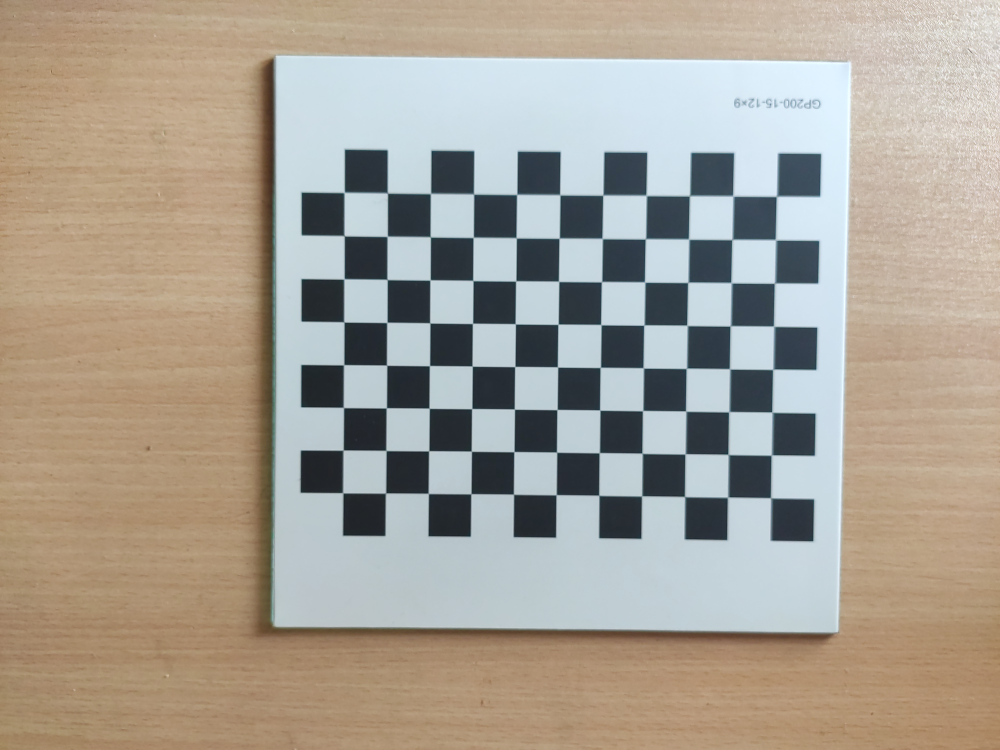
#> input picture serverV2/chessboard_6/chessboard6a.jpg, 4000 x 3000 px (shown at 1/4 size); its folder holds 4 pictures in this run
$ python calibrate_camera_test.py
#> lines starting #> are read from the running program, lines starting #| are printed output that depends on the picture
import cv2
import numpy as np
import glob

# [45 lines of commented-out code are left out]

# [45 lines left out: function obthomography, not called in this run]

# 设置寻找亚像素角点的参数，采用的停止准则是最大循环次数30和最大误差容限0.001
if __name__ == '__main__':
    criteria = (cv2.TERM_CRITERIA_MAX_ITER | cv2.TERM_CRITERIA_EPS, 30, 0.001)

    # [5 lines of commented-out code are left out]
    objp = np.zeros((11 * 8, 3), np.float32)
    objp[:, :2] = np.mgrid[0:11, 0:8].T.reshape(-1, 2)
    obj_points = []  # 存储3D点
    img_points = []  # 存储2D点


    images = glob.glob(R'D:\Courses\IPP\serverV2\chessboard_6\chessboard6*.jpg')
    print("load the pictures!")
    i = 0
    size_all = 0
    file1 = images[0]
    img_1 = cv2.imread(file1)
#> img_1 is the input picture: shape (3000, 4000, 3); mean B, G, R 148.8, 160.5, 168.1
    gray_1 = cv2.cvtColor(img_1, cv2.COLOR_BGR2GRAY)
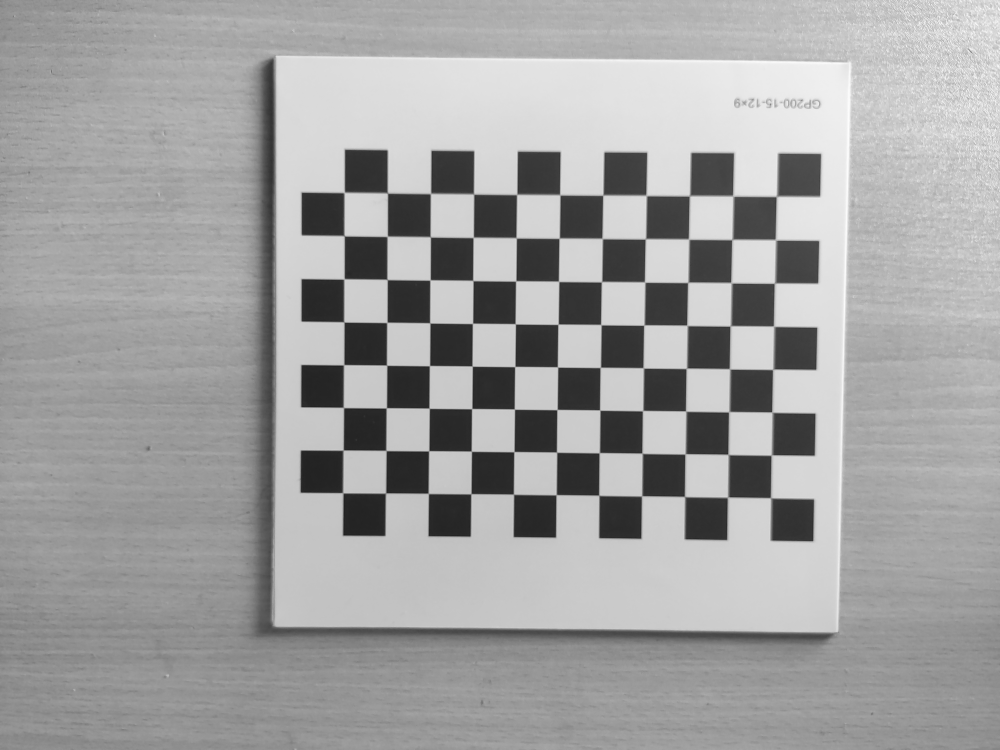
#> gray_1: shape (3000, 4000) (shown at 1/4 size); min 16, max 255, mean 161.5
    size_all = gray_1.shape[::-1]
#> size_all = (4000, 3000)
    for fname in images:
        img = cv2.imread(fname)
        gray = cv2.cvtColor(img, cv2.COLOR_BGR2GRAY)
        size = gray.shape[::-1]
#> size = (4000, 3000)
        #ret, corners = cv2.findChessboardCorners(gray, (13, 11), None)
        #ret, corners = cv2.findChessboardCorners(gray, (5, 5), None)
        ret, corners = cv2.findChessboardCorners(gray, (11, 8), None)
#> ret = True; corners = 88 rows, first 8: [3083.2, 1991.3], [2910.1, 1988.9], [2740.2, 1985.1], [2566.8, 1982.9], [2395, 1984], [2224.9, 1978.6], [2055, 1978], [1885, 1976]
        print(corners)
#> (printed output is left out)
        print("find chessboard corners!")

        if ret:

            obj_points.append(objp)

            corners2 = cv2.cornerSubPix(gray, corners, (5, 5), (-1, -1), criteria)  # 在原角点的基础上寻找亚像素角点
#> corners2 = 88 rows, first 8: [3082.1, 1990.4], [2908.9, 1990.9], [2737.5, 1986.3], [2565.4, 1985.8], [2395.6, 1981.3], [2226.7, 1978.6], [2054.4, 1977.2], [1885.7, 1975.7]
            #print(corners2)
            if [corners2]:
                img_points.append(corners2)
            else:
                img_points.append(corners)

            #cv2.drawChessboardCorners(img, (13, 11), corners, ret)  # 记住，OpenCV的绘制函数一般无返回值
            # cv2.drawChessboardCorners(img, (5, 5), corners, ret)
            cv2.drawChessboardCorners(img, (11, 8), corners, ret)
            i+=1;
            print("find corner_sub_pix!")
            #cv2.imwrite('conimg'+str(i)+'.jpg', img)
            cv2.imwrite('conimg_6_' + str(i) + '.jpg', img)
            cv2.waitKey(1500)
#> pass 2 of the loop `for fname in images:`:
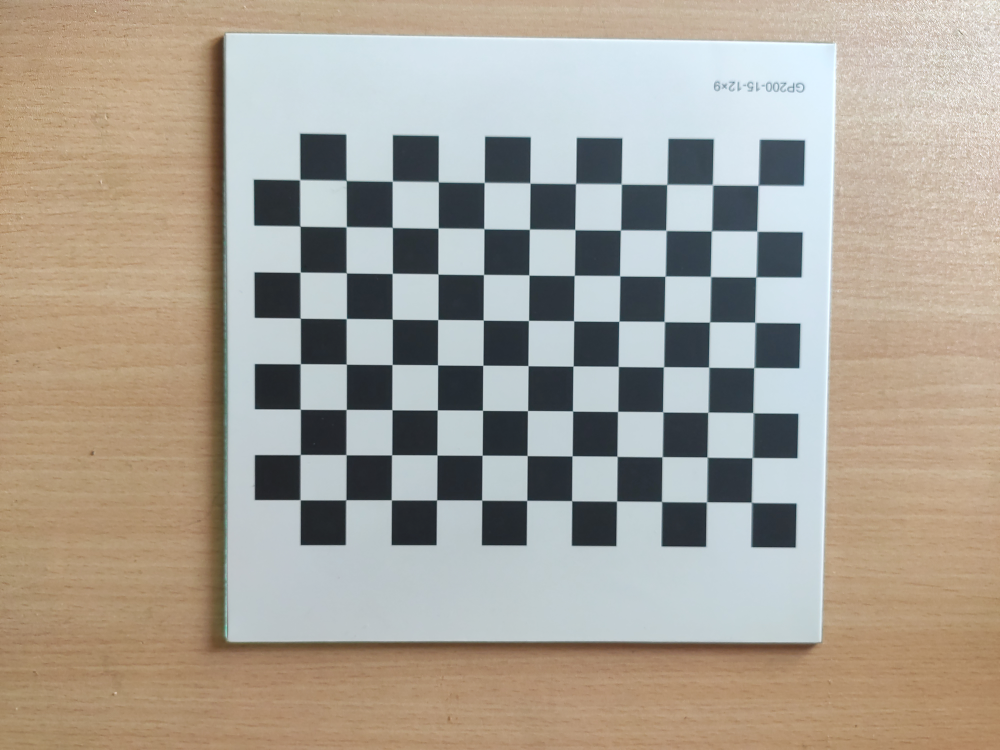
#> input picture serverV2/chessboard_6/chessboard6b.jpg, 4000 x 3000 px (shown at 1/4 size)
#> img is the input picture: shape (3000, 4000, 3); mean B, G, R 149.4, 161, 168.5
#> `gray = cv2.cvtColor(img, cv2.COLOR_BGR2GRAY)`:
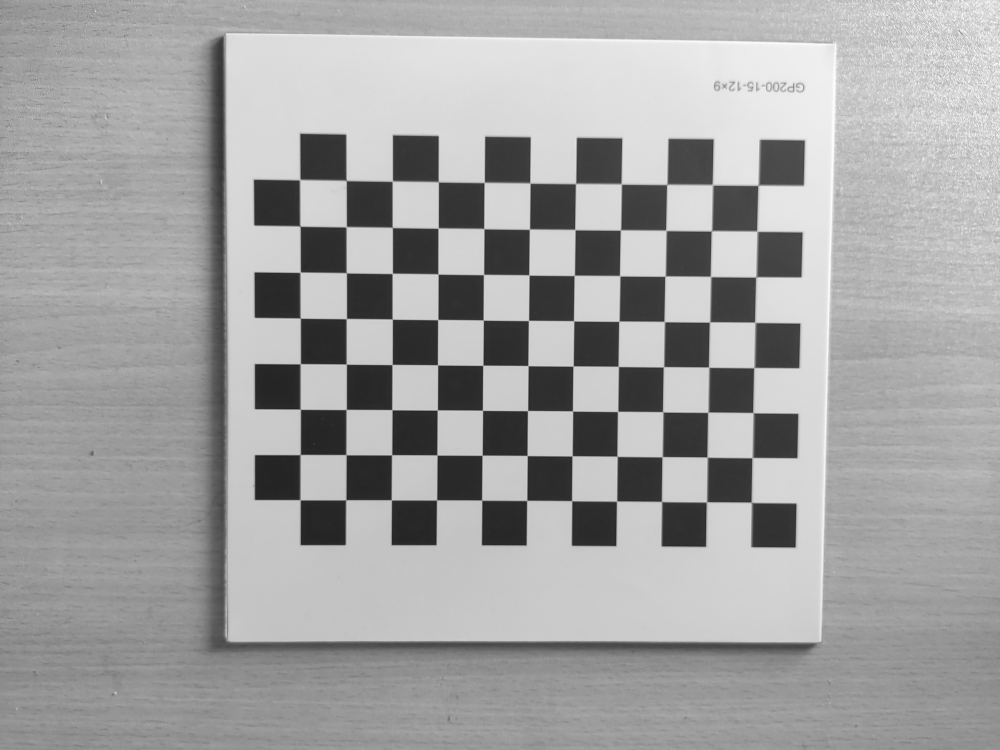
#> gray: shape (3000, 4000) (shown at 1/4 size); min 12, max 255, mean 162
#> corners = 88 rows, first 8: [3007, 2010], [2824.9, 2007.9], [2647, 2007], [2466, 2005], [2288, 2004.5], [2107.2, 2001.7], [1927.1, 2003], [1747.4, 1999.1]
#> (printed output is left out)
#> corners2 = 88 rows, first 8: [3005, 2009.1], [2824.5, 2009.8], [2645.8, 2006], [2466.5, 2005.7], [2286.9, 2003.4], [2108.6, 2002.4], [1927.7, 2001.2], [1748.6, 2000.4]
#> pass 3 of the loop `for fname in images:`:
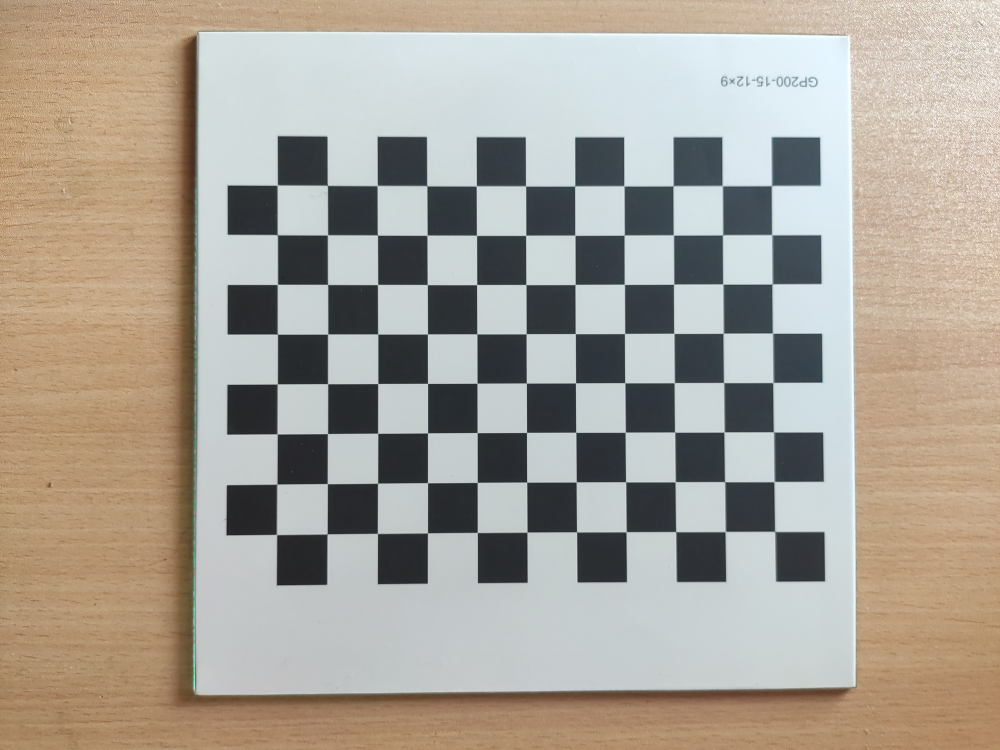
#> input picture serverV2/chessboard_6/chessboard6c.jpg, 4000 x 3000 px (shown at 1/4 size)
#> img is the input picture: shape (3000, 4000, 3); mean B, G, R 151, 161.6, 168.7
#> `gray = cv2.cvtColor(img, cv2.COLOR_BGR2GRAY)`:
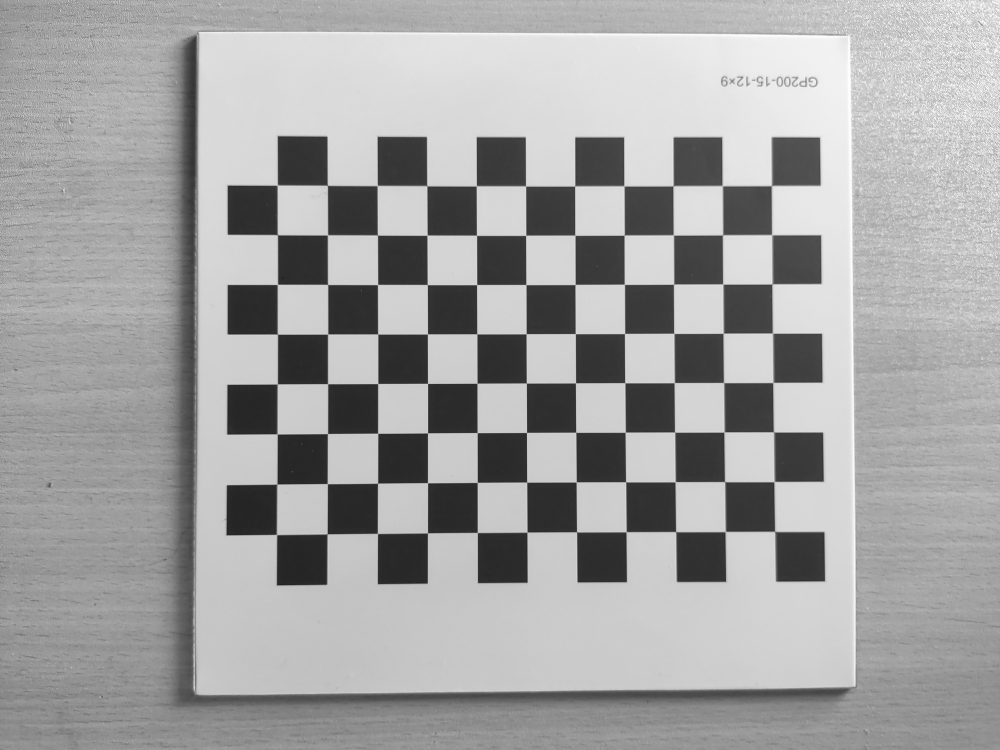
#> gray: shape (3000, 4000) (shown at 1/4 size); min 12, max 255, mean 162.5
#> corners = 88 rows, first 8: [3101, 2125.4], [2901.5, 2127], [2702.7, 2129.4], [2505.1, 2127.3], [2308.4, 2127.1], [2108.2, 2128.5], [1911.6, 2129.9], [1711.5, 2133]
#> (printed output is left out)
#> corners2 = 88 rows, first 8: [3098.8, 2126.3], [2901.1, 2127.7], [2703.1, 2127], [2505.5, 2128], [2307.1, 2128.4], [2109.4, 2129.3], [1910.6, 2130.9], [1711.8, 2132.2]
#> the loop made 4 passes; the first 3 are shown
        # [33 lines of commented-out code are left out]
    print(len(img_points))
    cv2.destroyAllWindows()

    # 标定
    ret, mtx, dist, rvecs, tvecs = cv2.calibrateCamera(obj_points, img_points, size_all, None, None)

    print("ret:", ret)
#> (the run stopped early here; a loop or call above may not have finished)
